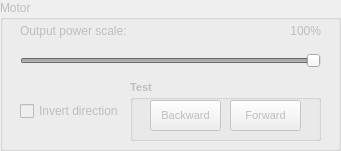
   <widget class="QGroupBox" name="groupBox_Motor">
    <property name="enabled">
     <bool>false</bool>
    </property>
    <property name="geometry">
     <rect>
      <x>680</x>
      <y>150</y>
      <width>341</width>
      <height>151</height>
     </rect>
    </property>
    <property name="title">
     <string>Motor</string>
    </property>
    <widget class="QCheckBox" name="checkBox_Motor_Invert">
     <property name="geometry">
      <rect>
       <x>20</x>
       <y>100</y>
       <width>101</width>
       <height>22</height>
      </rect>
     </property>
     <property name="text">
      <string>Invert direction</string>
     </property>
    </widget>
    <widget class="QGroupBox" name="groupBox_Motor_Test">
     <property name="geometry">
      <rect>
       <x>130</x>
       <y>80</y>
       <width>191</width>
       <height>61</height>
      </rect>
     </property>
     <property name="font">
      <font>
       <pointsize>8</pointsize>
       <italic>false</italic>
       <bold>true</bold>
      </font>
     </property>
     <property name="title">
      <string>Test</string>
     </property>
     <widget class="QPushButton" name="pushButton_Motor_Test_Forward">
      <property name="geometry">
       <rect>
        <x>100</x>
        <y>20</y>
        <width>71</width>
        <height>31</height>
       </rect>
      </property>
      <property name="font">
       <font>
        <pointsize>8</pointsize>
        <italic>false</italic>
        <bold>false</bold>
       </font>
      </property>
      <property name="text">
       <string>Forward</string>
      </property>
     </widget>
     <widget class="QPushButton" name="pushButton_Motor_Test_Backward">
      <property name="geometry">
       <rect>
        <x>20</x>
        <y>20</y>
        <width>71</width>
        <height>31</height>
       </rect>
      </property>
      <property name="font">
       <font>
        <pointsize>8</pointsize>
        <italic>false</italic>
        <bold>false</bold>
       </font>
      </property>
      <property name="text">
       <string>Backward</string>
      </property>
     </widget>
    </widget>
    <widget class="QLabel" name="label_Motor_Max_Power_Val">
     <property name="geometry">
      <rect>
       <x>280</x>
       <y>20</y>
       <width>41</width>
       <height>22</height>
      </rect>
     </property>
     <property name="text">
      <string>100%</string>
     </property>
     <property name="alignment">
      <set>Qt::AlignRight|Qt::AlignTrailing|Qt::AlignVCenter</set>
     </property>
    </widget>
    <widget class="QLabel" name="label_Motor_Max_Power">
     <property name="geometry">
      <rect>
       <x>20</x>
       <y>20</y>
       <width>121</width>
       <height>22</height>
      </rect>
     </property>
     <property name="text">
      <string>Output power scale:</string>
     </property>
    </widget>
    <widget class="QSlider" name="horizontalSlider_Motor_Max_Power">
     <property name="geometry">
      <rect>
       <x>20</x>
       <y>50</y>
       <width>301</width>
       <height>22</height>
      </rect>
     </property>
     <property name="minimum">
      <number>1</number>
     </property>
     <property name="maximum">
      <number>100</number>
     </property>
     <property name="pageStep">
      <number>5</number>
     </property>
     <property name="value">
      <number>100</number>
     </property>
     <property name="orientation">
      <enum>Qt::Horizontal</enum>
     </property>
    </widget>
   </widget>
